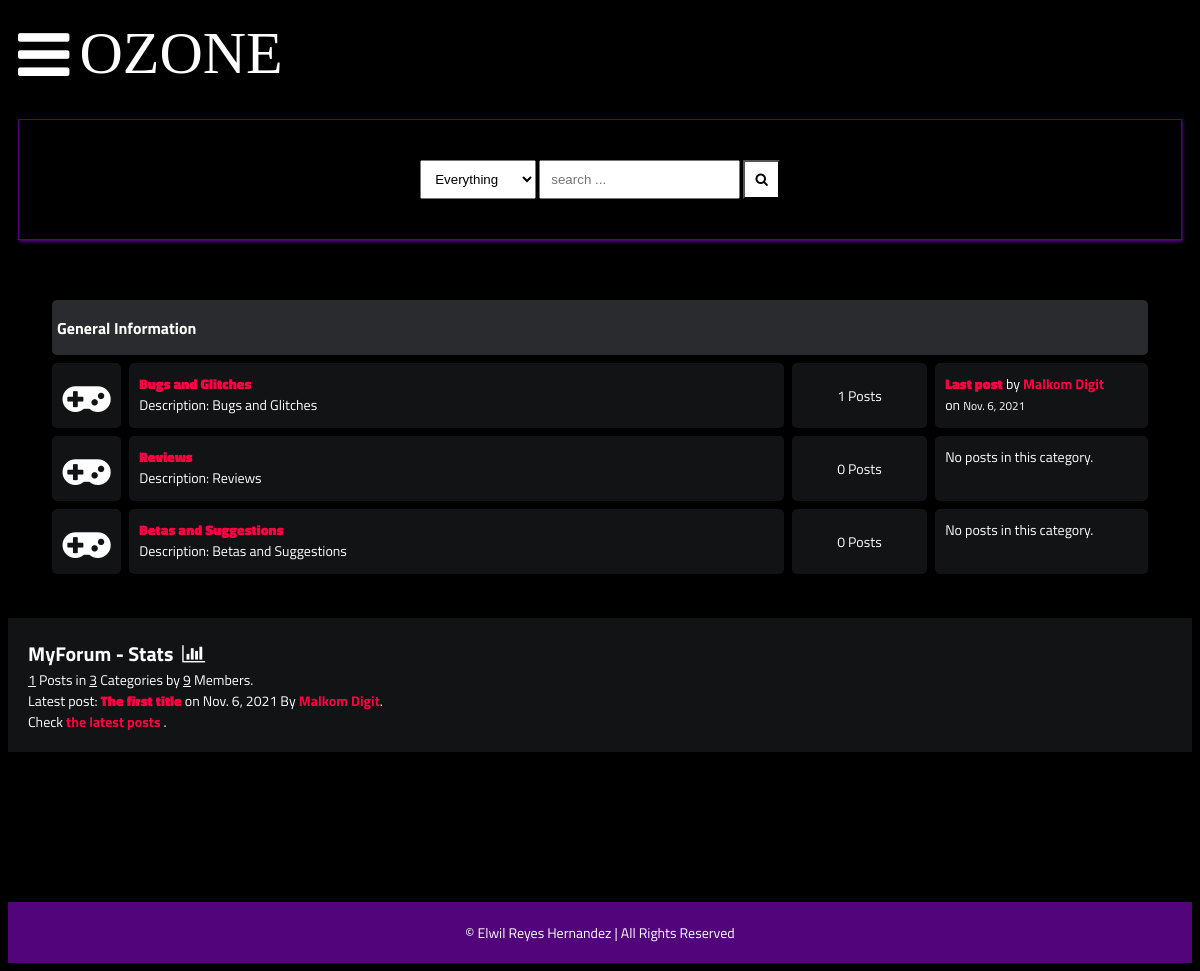
The page / on the database its author committed.
### main/models.py (models this page shows, shortened)
class Category(models.Model):
    title = models.CharField(max_length=50)
    slug = models.SlugField(max_length=400, unique=True, blank=True)
    description = models.TextField(default="description")
    class Meta:
        verbose_name_plural = "categories"
    def get_url(self):
        return reverse("posts", kwargs={
            "slug":self.slug
        })
    @property
    def num_posts(self):
        return Post.objects.filter(categories=self).count()
    @property
    def last_post(self):
        return Post.objects.filter(categories=self).latest("date")

class Post(models.Model):
    title = models.CharField(max_length=400)
    slug = models.SlugField(max_length=400, unique=True, blank=True)
    user = models.ForeignKey(Author, on_delete=models.CASCADE)
    content = HTMLField()
    categories = models.ManyToManyField(Category)
    date = models.DateTimeField(auto_now_add=True)
    approved = models.BooleanField(default=False)
    hit_count_generic = GenericRelation(HitCount, object_id_field='object_pk',
        related_query_name='hit_count_generic_relation'
    )
    tags = TaggableManager()
    comments = models.ManyToManyField(Comment, blank=True)
    closed = models.BooleanField(default=False)
    state = models.CharField(max_length=40, default="zero")
    def get_url(self):
        return reverse("detail", kwargs={
            "slug":self.slug
        })

class Author(models.Model):
    user = models.ForeignKey(User, on_delete=models.CASCADE)
    fullname = models.CharField(max_length=40, blank=True)
    slug = slug = models.SlugField(max_length=400, unique=True, blank=True)
    bio = HTMLField()
    points = models.IntegerField(default=0)
    profile_pic = ResizedImageField(size=[50, 80], quality=100, upload_to="authors", default=None, null=True, blank=True)

### main/views.py (the view)
# urls.py: path("", home, name="home"),
def home(request):
    forums = Category.objects.all()
    num_posts = Post.objects.all().count()
    num_users = User.objects.all().count()
    num_categories = forums.count()
    try:
        last_post = Post.objects.latest("date")
    except:
        last_post = []
    context = {
        "forums":forums,
        "num_posts":num_posts,
        "num_users":num_users,
        "num_categories":num_categories,
        "last_post":last_post,
        "title": "OZONE forum app"
    }
    return render(request, "forums.html", context)

### main/context_processors.py (called while the page is built, shortened)
def searchFunction(request):
    search_context = {}
    posts = Post.objects.all()
    return search_context

### templates/forums.html
{% extends 'base.html' %}
{% block content %}
    <div class="container">
        <div class="subforum">
            {% if forums %}
                <div class="subforum-title">
                    <h1>General Information</h1>
                </div>
                {% for forum in forums %}
                    <div class="subforum-row">
                        <div class="subforum-icon subforum-column center">
                            <i class="fa fa-gamepad"></i>
                        </div>
                        <div class="subforum-description subforum-column">
                            <h4><a href="{{forum.get_url}}">{{forum.title}}</a></h4>
                            <p>Description: {{forum.description}} </p>
                        </div>
                        <div class="subforum-stats subforum-column center">
                            <span>{{forum.num_posts}} Posts</span>
                        </div>
                        <div class="subforum-info subforum-column">
                            {% if forum.last_post %}
                                <b><a href="{{forum.last_post.get_url}}">Last post</a></b> by <a href="">{{forum.last_post.user.fullname|title}}</a>
                                <br>on <small>{{forum.last_post.date|date}}</small>
                            {% else %}
                                <span>No posts in this category.</span>
                            {% endif %}
                        </div>
                    </div>
                {% endfor %}
            {% else %}
                <div class="subforum-title">
                    <h1><i class="fa fa-frown-o"></i>&nbsp;you have no posts yet.</h1>
                </div>
            {% endif %}
        </div>
    </div>
    <div class="forum-info">
        <div class="chart">
            MyForum - Stats &nbsp;<i class="fa fa-bar-chart"></i>
        </div>
        <span><u>{{num_posts}}</u> Posts in <u>{{num_categories}}</u> Categories by <u>{{num_users}}</u> Members.</span><br>
        {% if forums %}
            <span>Latest post: <b><a href="{{last_post.get_url}}">{{last_post.title}}</a></b> on {{last_post.date|date}} By <a href="">{{last_post.user.fullname|title}}</a></span>.<br>
            <span>Check <a href="{% url 'latest_posts' %}">the latest posts</a> .</span><br>
        {% endif %}
    </div>
    {% endblock content %}

### static/style.css (style rules this page uses)
* { box-sizing: border-box; }
html { font-size: 14px; font-family: 'Titillium Web', sans-serif; background-color:rgb(0,0,0); color:#FEFEFE; }
a { color:#FF0042; font-weight: bolder; text-decoration: none; }
h1 { font-size:16px; font-weight: bolder; }
.container { margin: 20px; padding: 20px; }
.subforum { margin-top:20px; }
.subforum-title { background-color:#292B2E; padding: 5px; border-radius: 5px; margin:4px; }
.subforum-row { display: grid; grid-template-columns: 7% 60% 13% 20%; }
.subforum-column { padding: 10px; margin:4px; border-radius: 5px; background-color:#111314; }
.subforum-description * { margin-block: 0; }
.center { display: flex; justify-content: center; align-items: center; }
.subforum-icon i { font-size: 45px; }
.forum-info { padding: 20px; background-color: #111314; }
.chart { font-size:20px; font-weight:bold; }

### rows shown on the page
Category: title "Bugs and Glitches", description "Bugs and Glitches", num_posts "1", last_post.user.fullname "Malkom Digit", last_post "Nov. 6, 2021"
Category: title "Reviews", description "Reviews", num_posts "0", shows "No posts in this category."
Category: title "Betas and Suggestions", description "Betas and Suggestions", num_posts "0", shows "No posts in this category."
Post: title "The first title", date "Nov. 6, 2021", user.fullname "Malkom Digit"

### other values the page prints
{{ num_posts }} "1"
{{ num_categories }} "3"
{{ num_users }} "9"
